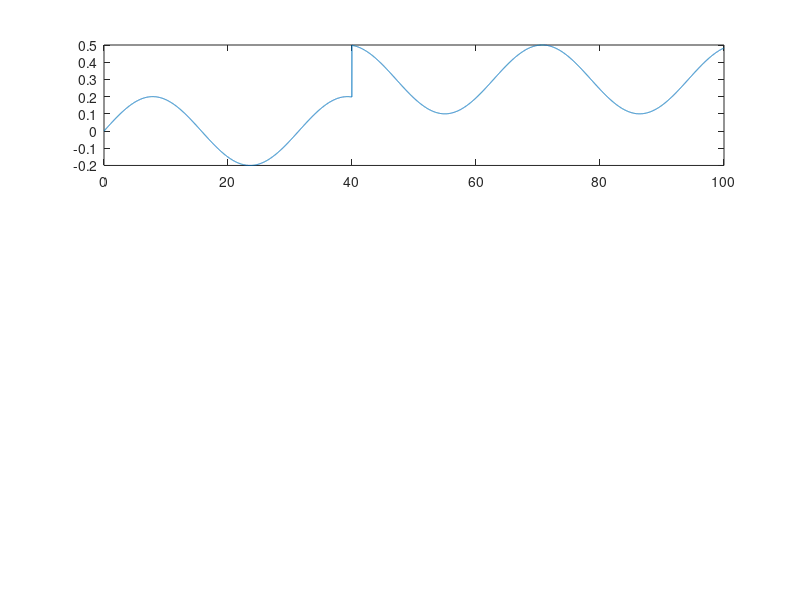

Reproduce this figure in MATLAB. (Note: this script raises an error after producing the figure.)
clear; clc; close all;

%% =========================================
% PARAMETERS
% =========================================
Ts = 0.01;           % 10 ms
Fs = 1/Ts;           % 100 Hz
T  = 100;            % total time (sec)
t  = 0:Ts:T-Ts;
N  = length(t);

fault_time = 40;     % fault occurs at 40 sec
fault_idx  = fault_time/Ts;

bias = 0.3;          % acceleration bias fault

%% =========================================
% TRUE LONGITUDINAL MODEL (NO FAULT)
% =========================================
ax_true = 0.2*sin(0.2*t);
vx_true = cumtrapz(t, ax_true);
x_true  = cumtrapz(t, vx_true);

%% =========================================
% FAULTY MEASUREMENT (BIAS STEP)
% =========================================
ax_meas = ax_true;
ax_meas(fault_idx:end) = ax_meas(fault_idx:end) + bias;

vx_meas = cumtrapz(t, ax_meas);
x_meas  = cumtrapz(t, vx_meas);

%% =========================================
% FIGURE 1: RAW SIGNALS
% =========================================
figure('Name','Raw Signals');
subplot(3,1,1)
plot(t,ax_meas); xline(fault_time,'r--');
ylabel('a_x (m/s^2)'); title('Acceleration')

subplot(3,1,2)
plot(t,vx_meas); xline(fault_time,'r--');
ylabel('V_x (m/s)'); title('Velocity')

subplot(3,1,3)
plot(t,x_meas); xline(fault_time,'r--');
ylabel('x (m)'); xlabel('Time (s)'); title('Position')

%% =========================================
% ERROR SIGNAL (GROUND VS AIR IDEA)
% =========================================
dx = x_meas - x_true;

figure('Name','Position Error');
plot(t,dx,'b'); hold on;
xline(fault_time,'k--','Fault');
ylabel('Error (m)'); xlabel('Time (s)');
title('Position Difference (Should be Flat Before Fault)');
grid on;

%% =========================================
% METHOD 1: RAW DATA DETECTION
% =========================================
th1 = 0.2;
idx_m1 = find(abs(dx) > th1,1);
t_m1 = t(idx_m1);

%% =========================================
% METHOD 2: WINDOWED (SLICED) DATA
% =========================================
win = 50;                % 50 samples = 0.5 sec
numWin = floor(N/win);

win_feat = zeros(1,numWin);
win_time = zeros(1,numWin);

for k = 1:numWin
    id = (k-1)*win + 1 : k*win;
    win_feat(k) = max(abs(dx(id)));
    win_time(k) = mean(t(id));
end

idx_m2 = find(win_feat > th1,1);
t_m2 = win_time(idx_m2);

%% =========================================
% METHOD 3: MODEL PREDICTION (MIN DATA)
% =========================================
x_pred = zeros(1,N);
vx_pred = 0;

for k = 2:N
    vx_pred = vx_pred + ax_meas(k-1)*Ts;
    x_pred(k) = x_pred(k-1) + vx_pred*Ts;
end

residual = x_meas - x_pred;
th3 = 0.05;

idx_m3 = find(abs(residual) > th3,1);
t_m3 = t(idx_m3);

%% =========================================
% FIGURE 2: WINDOW OPERATION VISUAL
% =========================================
figure('Name','Windowed Detection');
stairs(win_time,win_feat,'LineWidth',1.5); hold on;
yline(th1,'r--','Threshold');
xline(fault_time,'k--','Fault');
xline(t_m2,'g','Detection');
xlabel('Time (s)');
ylabel('Window Max Error');
title('50-Sample Window Compression');
grid on;

%% =========================================
% FIGURE 3: MODEL RESIDUAL
% =========================================
figure('Name','Prediction Residual');
plot(t,residual,'m'); hold on;
yline(th3,'r--');
xline(fault_time,'k--','Fault');
xlabel('Time (s)');
ylabel('Residual (m)');
title('Model-Based Detection (1 Sample)');
grid on;

%% =========================================
% FIGURE 4: DETECTION TIME COMPARISON
% =========================================
figure('Name','Detection Delay');
bar([t_m1-fault_time, t_m2-fault_time, t_m3-fault_time])
set(gca,'XTickLabel',{'Raw','Windowed','Model'})
ylabel('Detection Delay (s)')
title('Detection Speed Comparison')
grid on;

%% =========================================
% PRINT SUMMARY
% =========================================
fprintf('\n========== SUMMARY ==========\n');
fprintf('Total samples sent (Raw)     : %d\n',N);
fprintf('Samples per window (Method2): %d\n',win);
fprintf('Samples per step (Method3)  : 1\n\n');

fprintf('Detection Times (sec)\n');
fprintf('Raw       : %.2f\n',t_m1);
fprintf('Windowed  : %.2f\n',t_m2);
fprintf('Model     : %.2f\n',t_m3);
